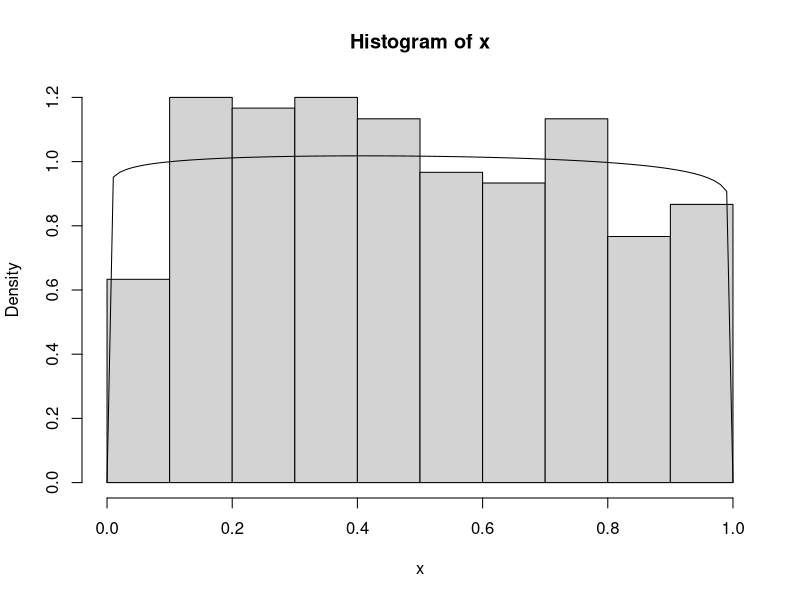
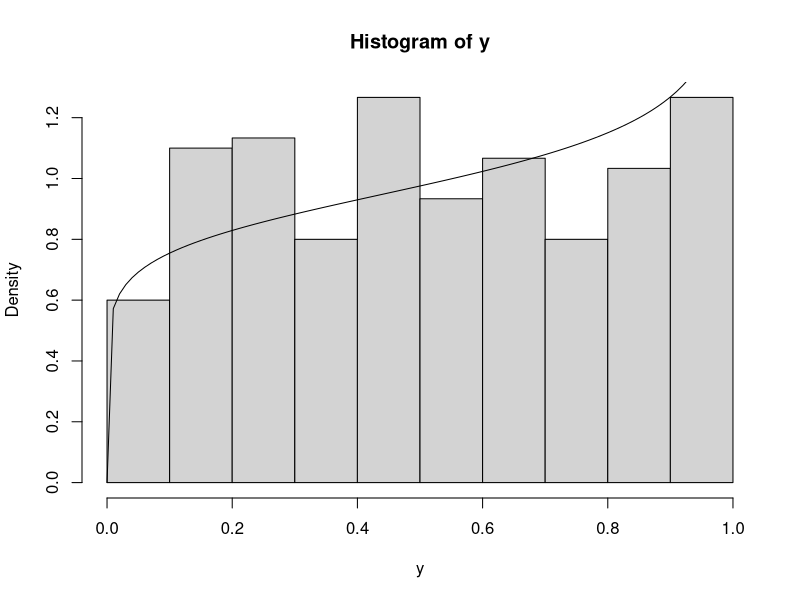

R code for these plots, in order:
#Do a MH-MCMC Algorithm to estimate parameters alpha, beta, and gamma
library(dplyr)

mh=function(n,n0,x){
	#n is the desired sequence length
	#n0 is the "burn-in" parameter
	res=matrix(nrow=(n+n0),ncol=3)
	res[1,]=c(1,1,1)
	
	N <- length(x)
	C.alpha <- sum(log(x))
	C.beta <- sum(log(1-x))
	
	for(i in 2:(n+n0)){
			
		alpha.1 <- res[i-1,1]
		beta.1 <- res[i-1,2]
		gamma.1 <- res[i-1,3]
		
		u.alpha=1;u.beta=1;u.gamma=1
		test.alpha=0;test.beta=0;test.gamma=0;

		while(u.alpha > test.alpha)
		{
			alpha.prime <- rnorm(1,alpha.1,1)
			while(alpha.prime <= 0)
			{
				alpha.prime <- rnorm(1,alpha.1,1)
			}
			u.alpha <- log(runif(1))
			test.alpha <- C.alpha*(alpha.prime-alpha.1) + (alpha.1-alpha.prime) + ((beta(alpha.1,beta.1)-beta(alpha.prime,beta.1))*N) + log( dexp(alpha.1)/dexp(alpha.prime))
		}
		
		while(u.beta > test.beta)
		{
			beta.prime <- rnorm(1,beta.1,1)
			while(beta.prime <= 0)
			{
				beta.prime <- rnorm(1,beta.1,1)
			}
			u.beta <- log(runif(1))
			test.beta <- C.beta*(beta.prime-beta.1) + (beta.1-beta.prime) + ((beta(beta.1,beta.1)-beta(beta.prime,beta.1))*N) + log( dexp(beta.1)/dexp(beta.prime))
		}
		
		while(u.gamma > test.gamma)
		{
			gamma.prime <- rnorm(1,gamma.1,1)
			while(gamma.prime <= 0)
			{
				gamma.prime <- rnorm(1,gamma.1,1)
			}
			u.gamma <- runif(1)
			test.gamma <-  ((gamma.prime/gamma.1)^N) * exp(-(gamma.prime-gamma.1)) 
		}
		
		res[i,] <- c(alpha.prime, beta.prime, gamma.prime)
	}
	return(res[(n0+1):(n+n0),]) 
}

#Simulate data from uniform(0,1)
set.seed(1)
x <- runif(300)
#x <- rnorm(200,0.5,0.1)
hist(x, prob=T)

#Apply Metropolis-Hastings
re=mh(10000,5000,x)
params <- apply(re,2,mean)

#Plot results
#plot(dbeta(seq(0,1,by=0.01), shape1 = params[1], shape2 = params[2]), ylim = c(0,5))
#curve(dnorm(x,0.5,0.1), add=T)
curve(dbeta(x,shape1=params[1], shape2=params[2]), ylim=c(0,5), add=T)

#quantile(re[,3], probs=c(0.025,0.975))

#Load Goal Scoring dataset
dat<- read.csv("Goal_Scoring_Times_Clean.csv", header=T)

#Remove Stoppage Time
Time.of.Goal.ns <- vector(length=length(dat$Time.of.Goal))
for(i in 1:length(dat$Time.of.Goal))
{
	Time.of.Goal.ns[i] <- as.numeric(substr(dat$Time.of.Goal[i],1,2))
}

dat <- cbind(dat,Time.of.Goal.ns)

#Sample 300 points from data and apply MH
y <- sample(dat$Time.of.Goal.ns/90.01,300)
re=mh(10000,5000,y)
params <- apply(re,2,mean)

#Plot results
hist(y, probability = T)
curve(dbeta(x,shape1=params[1], shape2=params[2]), ylim=c(0,5), add=T)
#plot(dbeta(seq(0,1,by=0.01), shape1 = params[1], shape2 = params[2]), ylim = c(0,2))
